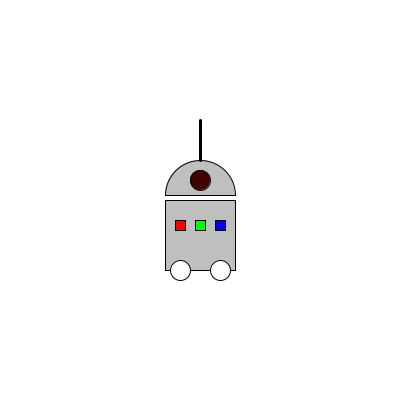
Frame 1 (no input)
Frame 60 (the mouse pressed at the canvas centre just before this capture): identical to frame 1, image omitted
Frame 120 (the mouse held since frame 60 and released just before this capture): identical to frame 1, image omitted

The Processing sketch that drew this single still picture (run headless with seeded random() and noise(); from frame 60 on, the mouse is pressed at the canvas centre):

// Processing sketch: exemple_03_02_chipDynamique
// ── exemple_03_02_chipDynamique.pde
// setup() s'exécute en premier une seule fois
// size() doit toujours être la première instruction
void setup() {
  size(400, 400);
}

// draw() boucle en continu jusqu'à ce qu'on ferme la fenêtre
void draw() {
  background(255);
  strokeWeight(1);

  // le corps
  fill(191);
  rect(165, 200, 70, 70);

  // les trois LEDs
  fill(255, 0, 0);
  rect(175, 220, 10, 10);
  fill(0, 255, 0);
  rect(195, 220, 10, 10);
  fill(0, 0, 255);
  rect(215, 220, 10, 10);

  // les roues
  fill(255);
  ellipse(180, 270, 20, 20);
  ellipse(220, 270, 20, 20);

  // la tête
  fill(191);
  arc(200, 195, 70, 70, -PI, 0, CHORD);

  // la caméra
  fill(63, 0, 0);
  ellipse(200, 180, 20, 20);

  // l'antenne
  strokeWeight(3);
  line(200, 160, 200, 120);
}
